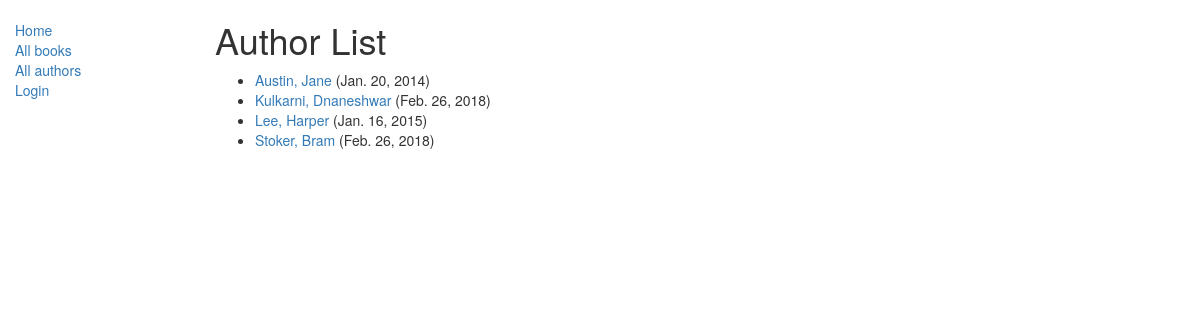
Screenshot of /catalog/authors/ with the database file from the repository.
### catalog/models.py (models this page shows, shortened)
class Author(models.Model):
	first_name = models.CharField(max_length=100)
	last_name = models.CharField(max_length=100)
	date_of_birth = models.DateField(null=True, blank=True)
	class Meta:
		ordering = ['last_name', 'first_name']
	def get_absolute_url(self):
		 return reverse('author-detail', args=[str(self.id)]) # pylint: disable=E1101

### catalog/views.py (the view)
# urls.py: path('authors/', views.AuthorListView.as_view(), name='authors'),
class AuthorListView(generic.ListView):
	model = Author

### catalog/templates/catalog/author_list.html
{% extends "base_generic.html" %}
{% block content %}
	<h1>
		Author List
	</h1>
	{% if object_list %}
		<ul>
			{% for author in object_list %}
				<li>
					<a href="{{author.get_absolute_url}}">
						{{author.last_name}},
						{{author.first_name}}
					</a>
					({{author.date_of_birth}})
				</li>
			{% endfor %}
		</ul>
		{% else %}
		<p> No authors </p>
	{% endif %}
{% endblock %}

### rows the page displays
Author: last_name "Austin", first_name "Jane", date_of_birth "Jan. 20, 2014"
Author: last_name "Kulkarni", first_name "Dnaneshwar", date_of_birth "Feb. 26, 2018"
Author: last_name "Lee", first_name "Harper", date_of_birth "Jan. 16, 2015"
Author: last_name "Stoker", first_name "Bram", date_of_birth "Feb. 26, 2018"
